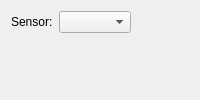
<?xml version="1.0" encoding="UTF-8"?>
<ui version="4.0">
 <author>Anton Rau</author>
 <class>DrinkFeedEpisodesPlotWidget</class>
 <widget class="QWidget" name="DrinkFeedEpisodesPlotWidget">
  <property name="windowTitle">
   <string>Form</string>
  </property>
  <layout class="QVBoxLayout" name="verticalLayout">
   <item>
    <layout class="QHBoxLayout" name="horizontalLayout">
     <item>
      <widget class="QLabel" name="label">
       <property name="text">
        <string>Sensor:</string>
       </property>
      </widget>
     </item>
     <item>
      <widget class="VariableSelector" name="variableSelector"/>
     </item>
     <item>
      <spacer name="horizontalSpacer">
       <property name="orientation">
        <enum>Qt::Orientation::Horizontal</enum>
       </property>
       <property name="sizeHint" stdset="0">
        <size>
         <width>40</width>
         <height>20</height>
        </size>
       </property>
      </spacer>
     </item>
    </layout>
   </item>
   <item>
    <widget class="MplCanvas" name="canvas" native="true">
     <property name="sizePolicy">
      <sizepolicy hsizetype="Expanding" vsizetype="Expanding">
       <horstretch>0</horstretch>
       <verstretch>0</verstretch>
      </sizepolicy>
     </property>
    </widget>
   </item>
  </layout>
 </widget>
 <customwidgets>
  <customwidget>
   <class>MplCanvas</class>
   <extends>QWidget</extends>
   <header>tse_analytics.views.misc.MplCanvas</header>
   <container>1</container>
  </customwidget>
  <customwidget>
   <class>VariableSelector</class>
   <extends>QComboBox</extends>
   <header>tse_analytics.views.misc.variable_selector</header>
  </customwidget>
 </customwidgets>
 <resources/>
 <connections/>
</ui>
